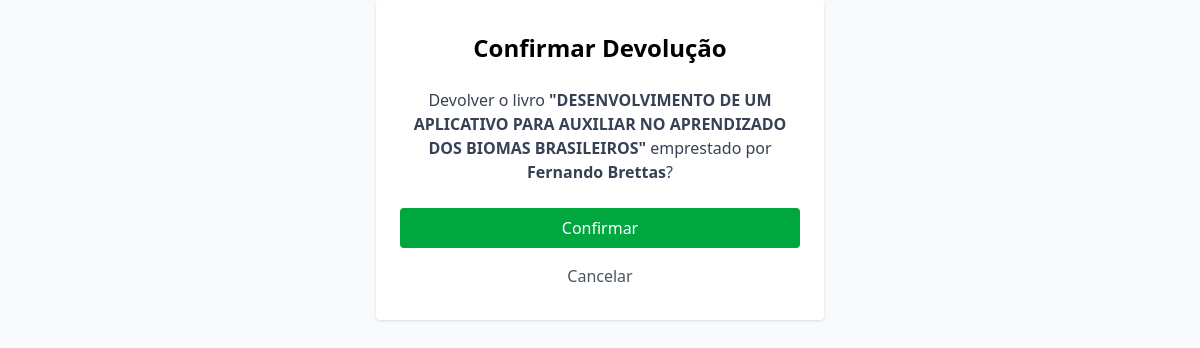
/emprestimos/2/devolver/, run on the app's committed database.
### core/models.py (models this page shows, shortened)
class Emprestimo(models.Model):
    aluno = models.ForeignKey(Aluno, on_delete=models.CASCADE)
    livro = models.ForeignKey(Livro, on_delete=models.CASCADE)
    data_emprestimo = models.DateField(default=timezone.now)
    data_prevista_devolucao = models.DateField()
    data_devolucao = models.DateField(blank=True, null=True)

class Livro(models.Model):
    titulo = models.CharField(max_length=200)
    autor = models.CharField(max_length=100)
    editora = models.CharField(max_length=100)
    isbn = models.CharField(max_length=20, unique=True)
    quantidade_disponivel = models.PositiveIntegerField()

class Aluno(models.Model):
    nome_completo = models.CharField(max_length=100)
    matricula = models.CharField(max_length=20, unique=True)
    email = models.EmailField()
    curso = models.CharField(max_length=100)
    data_nascimento = models.DateField()

### core/views.py (the view)
# urls.py: path('emprestimos/<int:id>/devolver/', views.registrar_devolucao, name='registrar_devolucao'),
def registrar_devolucao(request, id):
    emprestimo = get_object_or_404(Emprestimo, id=id)
    if request.method == 'POST':
        emprestimo.data_devolucao = timezone.now().date()
        emprestimo.livro.quantidade_disponivel += 1
        emprestimo.livro.save()
        emprestimo.save()
        return redirect('listar_emprestimos')
    return render(request, 'confirmar_devolucao.html', {'emprestimo': emprestimo})

### core/templates/confirmar_devolucao.html (shortened to what this page needs)
{% extends 'base.html' %}
{% block content %}
<div class="max-w-md mx-auto px-6 py-8 bg-white rounded shadow text-center">
  <h1 class="text-2xl font-bold mb-6">Confirmar Devolução</h1>
  <p class="mb-6 text-gray-700">
    Devolver o livro <span class="font-semibold">"{{ emprestimo.livro.titulo }}"</span> emprestado por <span class="font-semibold">{{ emprestimo.aluno.nome_completo }}</span>?
  </p>
  <form method="post" class="space-y-4">
    <button type="submit" class="w-full px-4 py-2 bg-green-600 text-white rounded hover:bg-green-700 transition">
      Confirmar
    </button>
  </form>
  <a href="{% url 'listar_emprestimos' %}" class="inline-block mt-4 text-gray-600 hover:underline">
    Cancelar
  </a>
</div>
{% endblock %}

### data on the page
Emprestimo: livro.titulo "DESENVOLVIMENTO DE UM APLICATIVO PARA AUXILIAR NO APRENDIZADO DOS BIOMAS BRASILEIROS", aluno.nome_completo "Fernando Brettas"
